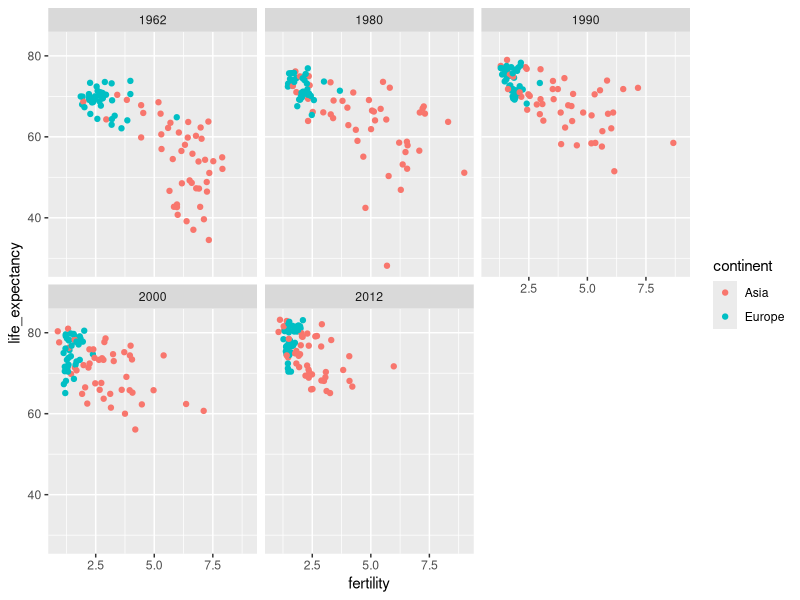

The R script that drew this image:
library(dslabs)
library(tidyverse)

data("gapminder")

gapminder%>% 
  filter(year %in% c("1962","1980","1990", "2000", "2012")& continent %in%c("Europe", "Asia"))%>%
  ggplot(aes(fertility, life_expectancy, col = continent))+
  geom_point()+
  facet_wrap(.~year)
  
